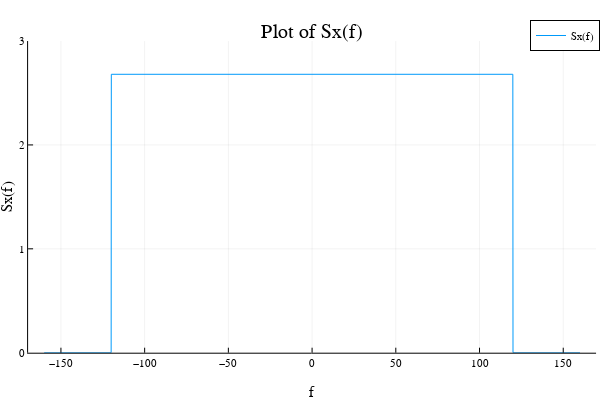

Notebook code cell kept with this figure:
### Code cell
# plot to check shape of Sx(f)
plotly() # use plotly as backend
f = -160:0.1:160
y = Sx.(f)

plot(f, y, label="Sx(f)", figsize=(8, 2), ylim=(0, 3))
xlabel!("f")
ylabel!("Sx(f)")
title!("Plot of Sx(f)")

### Figure 1 — Plotly figure (JSON) as saved in the notebook; plotly's stock layout.template omitted (floating-point values rounded to 4 significant figures; data arrays with more than 128 entries replaced by an {"elided": "..."} marker saying what was removed)
{"data": [{"colorbar": {"len": 0.8657, "title": "", "x": 0.9934, "y": 0.5087}, "figsize": [8, 2], "legendgroup": "Sx(f)", "line": {"color": "rgba(0, 154, 250, 1.000)", "dash": "solid", "shape": "linear", "width": 1}, "mode": "lines", "name": "Sx(f)", "showlegend": true, "type": "scatter", "x": {"elided": "3201 float values"}, "xaxis": "x", "y": {"elided": "3201 float values"}, "yaxis": "y"}], "layout": {"annotations": [{"font": {"color": "rgba(0, 0, 0, 1.000)", "family": "sans-serif", "size": 20}, "rotation": 0, "showarrow": false, "text": "Plot of Sx(f)", "x": 0.5201, "xanchor": "center", "xref": "paper", "y": 1, "yanchor": "top", "yref": "paper"}], "height": 400, "legend": {"bgcolor": "rgba(255, 255, 255, 1.000)", "bordercolor": "rgba(0, 0, 0, 1.000)", "borderwidth": 1, "font": {"color": "rgba(0, 0, 0, 1.000)", "family": "sans-serif", "size": 11}, "title": {"font": {"color": "rgba(0, 0, 0, 1.000)", "family": "sans-serif", "size": 15}, "text": ""}, "tracegroupgap": 0, "traceorder": "normal", "x": 1, "xanchor": "auto", "y": 1, "yanchor": "auto"}, "margin": {"b": 20, "l": 0, "r": 0, "t": 20}, "paper_bgcolor": "rgba(255, 255, 255, 1.000)", "plot_bgcolor": "rgba(255, 255, 255, 1.000)", "showlegend": true, "width": 600, "xaxis": {"anchor": "y", "domain": [0.04684, 0.9934], "gridcolor": "rgba(0, 0, 0, 0.100)", "gridwidth": 0.5, "linecolor": "rgba(0, 0, 0, 1.000)", "mirror": false, "range": [-169.6, 169.6], "showgrid": true, "showline": true, "showticklabels": true, "tickangle": 0, "tickcolor": "rgb(0, 0, 0)", "tickfont": {"color": "rgba(0, 0, 0, 1.000)", "family": "sans-serif", "size": 11}, "tickmode": "array", "ticks": "inside", "ticktext": ["−150", "−100", "−50", "0", "50", "100", "150"], "tickvals": [-150, -100, -50, 0, 50, 100, 150], "title": "f", "titlefont": {"color": "rgba(0, 0, 0, 1.000)", "family": "sans-serif", "size": 15}, "type": "-", "visible": true, "zeroline": false, "zerolinecolor": "rgba(0, 0, 0, 1.000)"}, "yaxis": {"anchor": "x", "domain": [0.07581, 0.9415], "gridcolor": "rgba(0, 0, 0, 0.100)", "gridwidth": 0.5, "linecolor": "rgba(0, 0, 0, 1.000)", "mirror": false, "range": [0, 3], "showgrid": true, "showline": true, "showticklabels": true, "tickangle": 0, "tickcolor": "rgb(0, 0, 0)", "tickfont": {"color": "rgba(0, 0, 0, 1.000)", "family": "sans-serif", "size": 11}, "tickmode": "array", "ticks": "inside", "ticktext": ["0", "1", "2", "3"], "tickvals": [0, 1, 2, 3], "title": "Sx(f)", "titlefont": {"color": "rgba(0, 0, 0, 1.000)", "family": "sans-serif", "size": 15}, "type": "-", "visible": true, "zeroline": false, "zerolinecolor": "rgba(0, 0, 0, 1.000)"}}}
